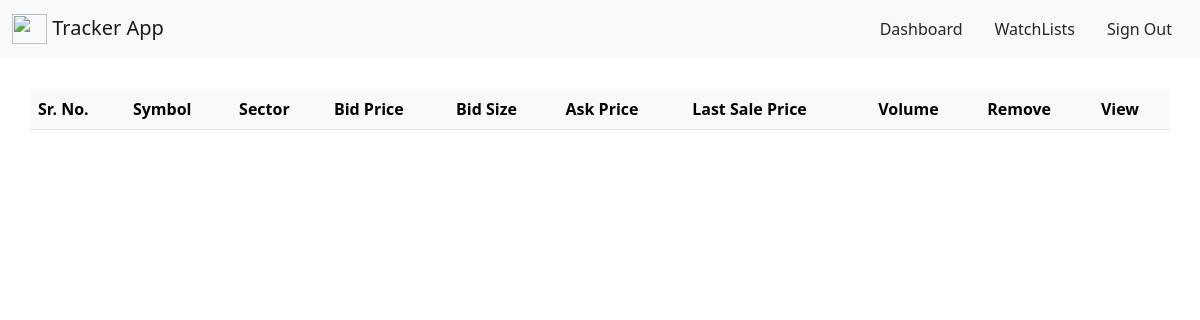
Before: /tracker/watchlist/7/ (signed in) with the older database file.
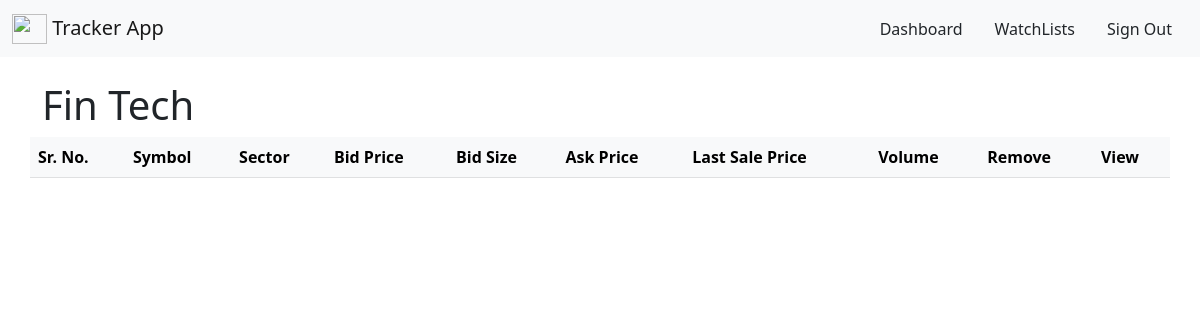
After: the same page with the newer database file.
### TrackerApp/models.py (models this page shows, shortened)
class WatchList(models.Model):
    title = models.CharField(max_length=255, null=True, blank=True)
    stocks = models.ManyToManyField(Stock, blank=True)
    desc = models.TextField(null=True, blank=True)
    owner = models.ForeignKey(User, blank=True, null=True, on_delete=models.CASCADE)

### TrackerApp/views.py (the view, shortened to what this page needs)
# urls.py: path('watchlist/<int:pk>/', watchList, name='watch_list'),
@login_required
def watchList(request, pk):
    context = {}
    context['error'] = False
    context['watchlist_id'] = pk
    try:
        watchlist = WatchList.objects.get(id=pk)
        context['title'] = watchlist.title
        stocks = watchlist.stocks.values()
        data = []
        url = 'https://cloud.iexapis.com/stable/tops?token=pk_aee9f5a22c404b45a8230642120370e9&symbols='
        for stock in stocks:
            symbol = urllib.parse.quote_plus(stock['symbol'])
            url_new = url + symbol
            response = requests.get(url_new)
            data.append(response.json()[0])
            data[len(data)-1]['id'] = stock['id']
        context['stocks'] = data
    except Exception as e:
        context['error'] = True
        context['message'] = str(e)
    return render(request, 'TrackerApp/watchlist.html', context)

### templates/TrackerApp/watchlist.html (shortened to what this page needs)
{% extends 'TrackerApp/base.html' %}
{% block Content %}
    <div class="container">
        <div class="row py-4">
            <table class="table table-striped table-light">
                <h1 class="h1">{{title}}</h1>
                <thead>
                  <tr>
                    <th scope="col">Sr. No.</th>
                    <th scope="col">Symbol</th>
                    <th scope="col">Sector</th>
                    <th scope="col">Bid Price</th>
                    <th scope="col">Bid Size</th>
                    <th scope="col">Ask Price</th>
                    <th scope="col">Last Sale Price</th>
                    <th scope="col">Volume</th>
                    <th scope="col">Remove</th>
                    <th scope="col">View</th>
                  </tr>
                </thead>
              </table>
        </div>
    </div>
{% endblock %}

### templates/TrackerApp/base.html (shortened to what this page needs)
<!DOCTYPE html>
<html lang="en">
<head>
    <link href="https://cdn.jsdelivr.net/npm/bootstrap@5.2.2/dist/css/bootstrap.min.css" rel="stylesheet">
</head>
<body>
    <nav class="navbar navbar-light bg-light">
        <div class="container-fluid">
          <a class="navbar-brand" href="#">
            <img src="https://vaibhav-22-dm.github.io/Profile/img/logo.png" alt="" width="35" height="30" class="d-inline-block align-text-top">
            Tracker App
          </a>
          <ul class="nav justify-content-end">
            <li class="nav-item">
              {% if request.user.is_authenticated %}<a class="nav-link text-dark" href="{% url 'dashboard' 1 %}">Dashboard</a>{% endif %}
            </li>
            <li class="nav-item">
              {% if request.user.is_authenticated %}<a class="nav-link text-dark" href="{% url 'watch_lists' %}">WatchLists</a>{% endif %}
            </li>
            <li class="nav-item">
              {% if request.user.is_authenticated %}<a class="nav-link text-dark" href="{% url 'sign_out' %}">Sign Out</a>
              {% else %}  <a class="nav-link text-dark" id="sign_up" href="{% url 'sign_up' %}">Sign Up</a>
              {% endif %}
            </li>
          </ul>
        </div>
    </nav>
    {% block Content %}
    {% endblock %}
</body>
</html>

Changed rows visible on the page:
added WatchList: title "Fin Tech"
